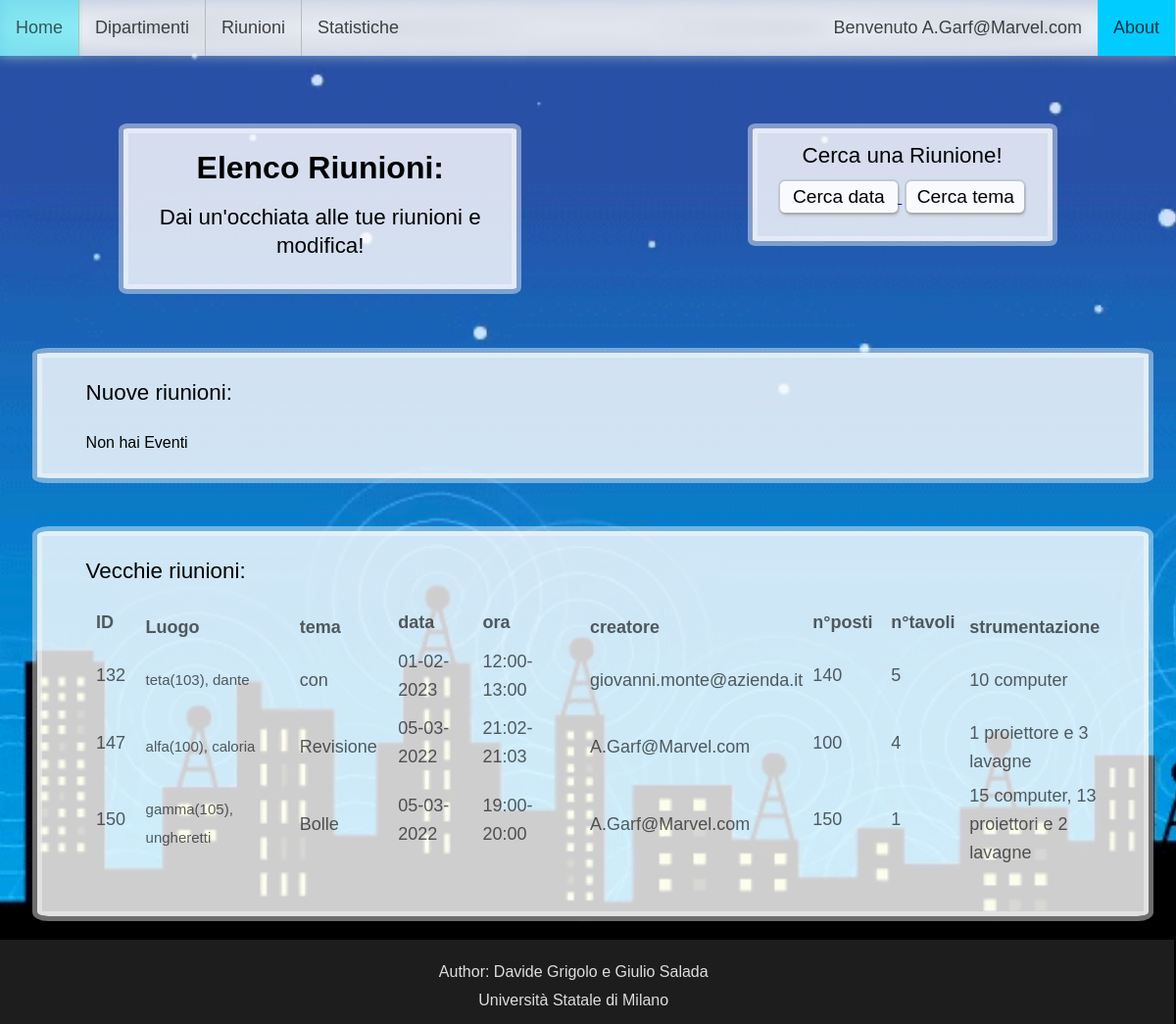
The page /Progetto/Frontend/ELENCOriun.php (signed in) on the database its author committed.
### tables this page shows
CREATE TABLE `riunione` (
  `ID_Riunione` int(11) NOT NULL,
  `tema` varchar(50) DEFAULT '',
  `data` date DEFAULT NULL,
  `orario_inizio` time DEFAULT NULL,
  `orario_fine` time DEFAULT NULL,
  `email_creator` varchar(50) DEFAULT NULL,
  `ID_Sala` int(11) NOT NULL
);

CREATE TABLE `sala_riunione` (
  `ID_Sala` int(11) NOT NULL,
  `nome` varchar(50) NOT NULL,
  `n_posti` int(11) DEFAULT 0,
  `n_tavoli` int(11) DEFAULT 0,
  `n_computer` int(11) DEFAULT NULL,
  `n_proiettori` int(11) DEFAULT NULL,
  `n_lavagne` int(11) DEFAULT NULL,
  `nome_Dipartimento` varchar(50) NOT NULL
);

### Progetto/common/DBquery.php (called while the page is built, shortened)
<?php
function ELENCORiun_OLD($mail, $data){
  include "../Backend/DBconnect.php";
  $query = "SELECT *
  FROM (invitato RIGHT JOIN (sala_riunione NATURAL JOIN riunione) ON invitato.ID_Riunione = riunione.ID_Riunione)
  WHERE ( ( (riunione.email_creator = '$mail') OR ((invitato.accettazione='1' OR invitato.accettazione IS NULL) AND (invitato.email = '$mail')) )
  AND (riunione.data <= '$data') ) GROUP BY riunione.ID_Riunione
  ORDER BY riunione.data DESC, riunione.orario_inizio DESC;";
  $res = $cid->query($query)
    or die("<p>Impossibile eseguire query.</p>"
    . "<p>Codice errore " . $cid->errno
      . ": " . $cid->error) . "</p>";
  if ($res->num_rows > 0) {
    return $res;
  }
}
function ELENCOriun_IScreator($ID, $mail){
  include "../Backend/DBconnect.php";
  $query = "SELECT * FROM `riunione` WHERE (`ID_Riunione` = $ID AND email_creator ='$mail')";
  $res = $cid->query($query)
  or die("<p>Impossibile eseguire query.</p>"
  . "<p>Codice errore " . $cid->errno
    . ": " . $cid->error . $query) . "</p>";
if ($res->num_rows > 0) {
  return true;
} else {
  return false;
}
}
?>

### Progetto/frontend/ELENCOriun.php (the view, shortened to what this page needs)
<!DOCTYPE html>
<html>
    <head>
        <link rel="stylesheet" type="text/css" href="../CSS/sito.css">
        <link rel="stylesheet" type="text/css" href="../CSS/ELENCOriun.css">
    </head>
    <body>
        <?php session_start(); include "../Backend/PAGEcheck.php"; $mail = $_SESSION["logged"]; include "../common/NAVBar.php";
        include '../common/DBquery.php';?>
        <div class="DIVbox MAINtitle">
            <h1>Elenco Riunioni:</h1>
            <p style = "margin-bottom: 0px; font-size:140%;">Dai un'occhiata alle tue riunioni e modifica!</p>
        </div>
        <?php
                echo '
                <div class="DIVbox MAINtitle MAINtitleCERCA">
                    <p class = "pREG" style = "margin-bottom: 0px; margin-top: 3%; font-size:140%;">Cerca una Riunione!</p>
                    <a href="ELENCOriun_CERCAdata.php">
                        <input class="BTNreg" type="submit" value = "Cerca data" style = "width: 120px; padding: 5px; margin-top: 4%;"/>
                    </a>
                    <a href="ELENCOriun_CERCAtema.php">
                        <input class="BTNreg" type="submit" value = "Cerca tema" style = "width: 120px; margin-left: 5px; padding: 5px; margin-top: 4%;"/>
                    </a>
                </div>
                ';
        ?>
        <div class="DIVbox" style="text-align: left">
            <p style = "margin-left: 4%; font-size:140%;">Nuove riunioni:</p>
            <?php
            $res = MAINRiunioni($mail, date("Y/m/d"));
            $CHKinviti = 0;
            if ($res != NULL){
                echo '<table><tr>
                    <td ID=NUM>ID</td>
                    <td>Luogo</td>
                    <td>tema</td>
                    <td ID=NUM>data</td>
                    <td ID=NUM>ora</td>
                    <td>creatore</td>
                    <td ID=NUM>n°posti</td>
                    <td ID=NUM>n°tavoli</td>
                    <td>strumentazione</td>
                    </tr>';
                while($row = $res->fetch_assoc()) {
                    if ((   (date("Y/m/d", strtotime($row["data"])) > date("Y/m/d")) ||
                        (   (date("Y/m/d", strtotime($row["data"])) == date("Y/m/d")) &&
                        (date('H:i', strtotime($row["orario_inizio"])) >= (date('H:i')))))
                        && ((ELENCOriun_IScreator($row["ID_Riunione"], $mail)==true) ||
                            ($row["Accettazione"] == 1 && (ELENCOriun_IScreator($row["ID_Riunione"], $mail)!=true)))) {
                            if ($row["email_creator"] == $mail){
                                echo '<tr><form method="GET" action="../Backend/ELENCOriun_MOD.php?" style ="display: inline">';
                            } else {
                                echo '<tr>';
                            }
                            echo "<td ID=NUM>" . $row["ID_Riunione"] ."</td>";
                            if ($row["email_creator"] == $mail){
                                echo "<td ID=Luogo>
                                <details>
                                    <summary>" . $row["nome"]. "(".$row["ID_Sala"].")".  ", ". $row["nome_Dipartimento"] . "</summary>";
                                    echo '<select name="Sala" ID="Sala" onchange="EnableDisable()">';
                                    echo '<option disabled selected value> -- scegli una sala -- </option>';
                                    $res2 = ELENCOriun_Sala();
                                    if ($res != NULL){
                                        while($row2 = $res2->fetch_assoc()) {
                                            echo '<option value="' . $row2['ID_Sala'] . '">' . $row2['nome'] . ", " . $row2['nome_Dipartimento'].  '</option>';
                                        }
                                    }
                                    echo "</select>";
                                echo "</details>";
                            } else {
                                echo "<td ID=Luogo>" . $row["nome"]. "(".$row["ID_Sala"].")".  ", ". $row["nome_Dipartimento"] ."</td>";
                            }
                            if ($row["email_creator"] == $mail){
                                echo "<td>
                                <details>
                                    <summary>" . $row["tema"] . "</summary>";
                                    echo '<input type = "text" ID = "tema" name ="tema" onkeyup="EnableDisable()">';
                                echo "</details>";
                            } else {
                                echo "</td><td>" . $row["tema"];
                            }
                            if ($row["email_creator"] == $mail){
                                echo "</td><td ID=NUM>
                                <details>
                                    <summary>";
                                        if (date("Y", strtotime($row["data"]))==date("Y")){
                                            echo date("d-m", strtotime($row["data"]));
                                        }else{
                                            echo date("d-m-Y", strtotime($row["data"]));
                                        } echo "</summary>";
                                    echo '<input type = "date" value="" name = "data" ID = "data" onchange="EnableDisable()">';
                                echo "</details>";
                            } else {
                                echo "</td><td>";
                                if (date("Y", strtotime($row["data"]))==date("Y")){
                                    echo date("d-m", strtotime($row["data"]));
                                }else{
                                    echo date("d-m-Y", strtotime($row["data"]));
                                }
                            }
                            if ($row["email_creator"] == $mail){
                                echo "</td><td ID=NUM>
                                <details>
                                    <summary>" . date('H:i', strtotime($row["orario_inizio"])) ."-". date('H:i', strtotime($row["orario_fine"])) . "</summary>";
                                    echo '<input type="time" value="" ID = "orario_inizio" name="orario_inizio" onchange="EnableDisable()">';
                                    echo '<input type="time" value="" ID = "orario_fine" name="orario_fine" onchange="EnableDisable()">';
                                echo "</details>";
                            } else {
                                echo "</td><td ID=NUM>" . date('H:i', strtotime($row["orario_inizio"])) ."-". date('H:i', strtotime($row["orario_fine"])) ."</td>";
                            }
                            echo "<td>" . $row["email_creator"] ."</td>" .
                            "<td ID=NUM>" . $row["n_posti"] ."</td>" .
                            "<td ID=NUM>" . $row["n_tavoli"] ."</td>" .
                            "<td>";
                            if (empty($row['n_computer']) && empty($row['n_proiettori']) && empty($row['n_lavagne'])){
                            } else {
                                if (!empty($row['n_computer'])){
                                    echo " " . $row['n_computer'] . " computer";
                                }
                                if (!empty($row['n_proiettori'])){
                                    if (!empty($row['n_computer']) && !empty($row['n_lavagne'])){
                                        echo ",";
                                    } else if (!empty($row['n_computer'])){
                                        echo " e";
                                    }
                                    if ($row['n_proiettori'] == 1){ echo " 1" . " proiettore";
                                    } else { echo " " . $row['n_proiettori'] . " proiettori"; }
                                }
                                if (!empty($row['n_lavagne'])){
                                    if (!empty($row['n_computer']) || !empty($row['n_lavagne'])){
                                        echo " e";
                                    }
                                    if ($row['n_lavagne'] == 1){    echo " 1a" . " lavagna";
                                    } else { echo " " . $row['n_lavagne'] . "  lavagne"; }
                                }
                            }
                            echo "</td>";
                            if ($row["email_creator"] == $mail){
                                echo '<td><input id="btnSubmit" class="BTNreg" type="submit" name = "OK" style="font-size: smaller; visibility:hidden; width:45px; height: 40px">
                                </td>';
                                echo '<input type = "hidden" name = "ID" value = "' . $row["ID_Riunione"] . '" />
                                <input type = "hidden" name = "s_OLD" value = "' . $row["ID_Sala"] . '" />
                                <input type = "hidden" name = "t_OLD" value = "' . $row["tema"] . '" />
                                <input type = "hidden" name = "d_OLD" value = "' . $row["data"] . '" />
                                <input type = "hidden" name = "o1_OLD" value = "' . $row["orario_inizio"] . '" />
                                <input type = "hidden" name = "o2_OLD" value = "' . $row["orario_fine"] . '" />
                                </form>
                                <td><a href="../Backend/ELENCOriun_DEL.php?ID=' . $row["ID_Riunione"] . '">
                                    <input class="BTNreg" type="submit" value = "Cancella" style = "font-size: smaller; width: 70px; margin-top: 4%; height: 40px"
                                    onclick="return confirm(' . "'Vuoi veramente eliminare?'". ');"/>
                                </a></td>
                                <td><a href="../Frontend/ELENCOriun_Invitati.php?ID_R=' . $row["ID_Riunione"] . '">
                                    <input class="BTNreg" type="submit" value = "Invitati" style = "font-size: smaller; width: 50px; margin-top: 4%; height: 40px"
                                    onclick=""/>
                                </a></td></tr>';
                            } else {
                                echo "</tr>";
                            }
                            $CHKinviti = 1;
                        }
                }
                echo '</table>';
            } if ($CHKinviti == 0){ echo '<p style = "margin-left: 4%;">Non hai Eventi</p>'; }
        ?>
        </div>
        <div class="DIVbox" style="text-align: left">
            <p style = "margin-left: 4%; font-size:140%;">Vecchie riunioni:</p>
            <?php
            $res = ELENCOriun_OLD($mail, date("Y/m/d"));
            $CHKinviti = 0;
            if ($res != NULL){
                echo '<table><tr>
                    <td ID=NUM>ID</td>
                    <td>Luogo</td>
                    <td>tema</td>
                    <td ID=NUM>data</td>
                    <td ID=NUM>ora</td>
                    <td>creatore</td>
                    <td ID=NUM>n°posti</td>
                    <td ID=NUM>n°tavoli</td>
                    <td>strumentazione</td>
                    </tr>';
                while($row = $res->fetch_assoc()) {
                    if ((   (date("Y/m/d", strtotime($row["data"])) < date("Y/m/d")) ||
                        (   (date("Y/m/d", strtotime($row["data"])) == date("Y/m/d")) &&
                        (date('H:i', strtotime($row["orario_inizio"])) <= (date('H:i')))))
                        && ((ELENCOriun_IScreator($row["ID_Riunione"], $mail)) ||
                        ($row["Accettazione"] == 1 && (ELENCOriun_IScreator($row["ID_Riunione"], $mail)!=true)))) {
                            echo "<tr>
                            <td ID=NUM>" . $row["ID_Riunione"] ."</td>" .
                            "<td ID=Luogo>" . $row["nome"]. "(".$row["ID_Sala"].")".  ", ". $row["nome_Dipartimento"] ."</td>" .
                            "<td>" . $row["tema"] ."</td>" .
                            "<td ID=NUM>" . date("d-m-Y", strtotime($row["data"])) ."</td>" .
                            "<td ID=NUM>" . date('H:i', strtotime($row["orario_inizio"])) ."-". date('H:i', strtotime($row["orario_fine"])) ."</td>" .
                            "<td>" . $row["email_creator"] ."</td>" .
                            "<td ID=NUM>" . $row["n_posti"] ."</td>" .
                            "<td ID=NUM>" . $row["n_tavoli"] ."</td>" .
                            "<td>";
                            if (empty($row['n_computer']) && empty($row['n_proiettori']) && empty($row['n_lavagne'])){
                            } else {
                                if (!empty($row['n_computer'])){
                                    echo " " . $row['n_computer'] . " computer";
                                }
                                if (!empty($row['n_proiettori'])){
                                    if (!empty($row['n_computer']) && !empty($row['n_lavagne'])){
                                        echo ",";
                                    } else if (!empty($row['n_computer'])){
                                        echo " e";
                                    }
                                    if ($row['n_proiettori'] == 1){ echo " 1" . " proiettore";
                                    } else { echo " " . $row['n_proiettori'] . " proiettori"; }
                                }
                                if (!empty($row['n_lavagne'])){
                                    if (!empty($row['n_computer']) || !empty($row['n_lavagne'])){
                                        echo " e";
                                    }
                                    if ($row['n_lavagne'] == 1){    echo " 1a" . " lavagna";
                                    } else { echo " " . $row['n_lavagne'] . "  lavagne"; }
                                }
                            }
                            echo "</td></tr>";
                            $CHKinviti = 1;
                        }
                }
                echo '</table>';
            } if ($CHKinviti == 0){ echo '<p style = "margin-left: 4%;">Non hai Eventi</p>'; }
            ?>
        </div>
    </body>
</html>

### rows shown on the page
riunione: ID_Riunione "132", ID_Sala.nome "teta", ID_Sala.ID_Sala "103", ID_Sala.nome_Dipartimento "dante", tema "con", data "01-02-2023", orario_inizio "12:00", orario_fine "13:00", email_creator "giovanni.monte@azienda.it", ID_Sala.n_posti "140", ID_Sala.n_tavoli "5", ID_Sala.n_computer "10"
riunione: ID_Riunione "147", ID_Sala.nome "alfa", ID_Sala.ID_Sala "100", ID_Sala.nome_Dipartimento "caloria", tema "Revisione", data "05-03-2022", orario_inizio "21:02", orario_fine "21:03", email_creator "A.Garf@Marvel.com", ID_Sala.n_posti "100", ID_Sala.n_tavoli "4", shows "proiettore", ID_Sala.n_lavagne "3"
riunione: ID_Riunione "150", ID_Sala.nome "gamma", ID_Sala.ID_Sala "105", ID_Sala.nome_Dipartimento "ungheretti", tema "Bolle", data "05-03-2022", orario_inizio "19:00", orario_fine "20:00", email_creator "A.Garf@Marvel.com", ID_Sala.n_posti "150", ID_Sala.n_tavoli "1", ID_Sala.n_computer "15", ID_Sala.n_proiettori "13", ID_Sala.n_lavagne "2"

### other values the page prints
$mail "A.Garf@Marvel.com"
